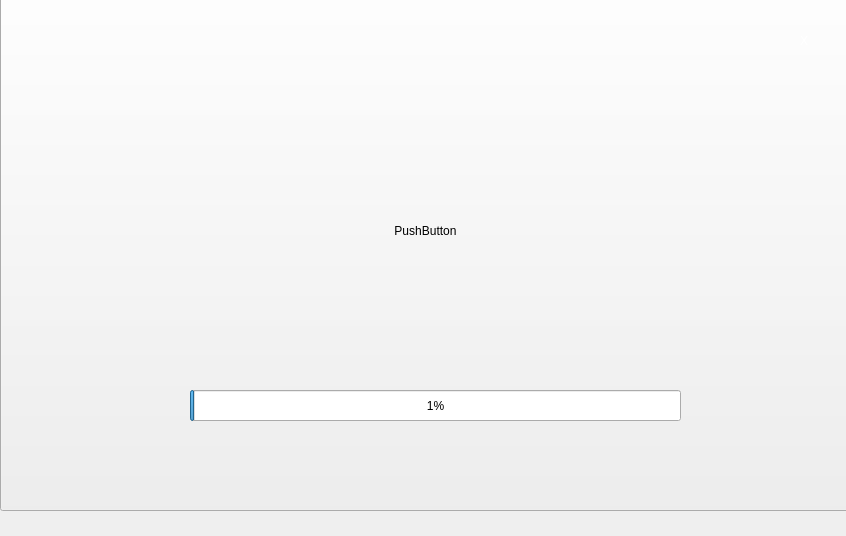
<?xml version="1.0" encoding="UTF-8"?>
<ui version="4.0">
 <class>MainWindow</class>
 <widget class="QMainWindow" name="MainWindow">
  <property name="windowModality">
   <enum>Qt::ApplicationModal</enum>
  </property>
  <property name="geometry">
   <rect>
    <x>0</x>
    <y>0</y>
    <width>846</width>
    <height>536</height>
   </rect>
  </property>
  <property name="windowTitle">
   <string>MainWindow</string>
  </property>
  <property name="autoFillBackground">
   <bool>true</bool>
  </property>
  <property name="tabShape">
   <enum>QTabWidget::Rounded</enum>
  </property>
  <widget class="QWidget" name="centralwidget">
   <widget class="QPushButton" name="pushButton">
    <property name="geometry">
     <rect>
      <x>0</x>
      <y>-50</y>
      <width>851</width>
      <height>561</height>
     </rect>
    </property>
    <property name="autoFillBackground">
     <bool>true</bool>
    </property>
    <property name="text">
     <string>PushButton</string>
    </property>
    <property name="icon">
     <iconset>
      <normaloff>../../img/splash-tecpro2.png</normaloff>../../img/splash-tecpro2.png</iconset>
    </property>
    <property name="iconSize">
     <size>
      <width>3000</width>
      <height>1000</height>
     </size>
    </property>
   </widget>
   <widget class="QProgressBar" name="progressBar">
    <property name="geometry">
     <rect>
      <x>190</x>
      <y>390</y>
      <width>491</width>
      <height>31</height>
     </rect>
    </property>
    <property name="value">
     <number>1</number>
    </property>
    <property name="orientation">
     <enum>Qt::Horizontal</enum>
    </property>
    <property name="invertedAppearance">
     <bool>false</bool>
    </property>
    <property name="textDirection">
     <enum>QProgressBar::TopToBottom</enum>
    </property>
    <property name="format">
     <string>%p%</string>
    </property>
   </widget>
   <widget class="QLabel" name="label">
    <property name="geometry">
     <rect>
      <x>800</x>
      <y>20</y>
      <width>31</width>
      <height>41</height>
     </rect>
    </property>
    <property name="styleSheet">
     <string notr="true">color: rgb(255, 255, 255);
font: 24pt &quot;MS Shell Dlg 2&quot;;
</string>
    </property>
    <property name="text">
     <string>X</string>
    </property>
   </widget>
  </widget>
  <widget class="QMenuBar" name="menubar">
   <property name="geometry">
    <rect>
     <x>0</x>
     <y>0</y>
     <width>846</width>
     <height>26</height>
    </rect>
   </property>
  </widget>
 </widget>
 <resources>
  <include location="res.qrc"/>
 </resources>
 <connections/>
</ui>
